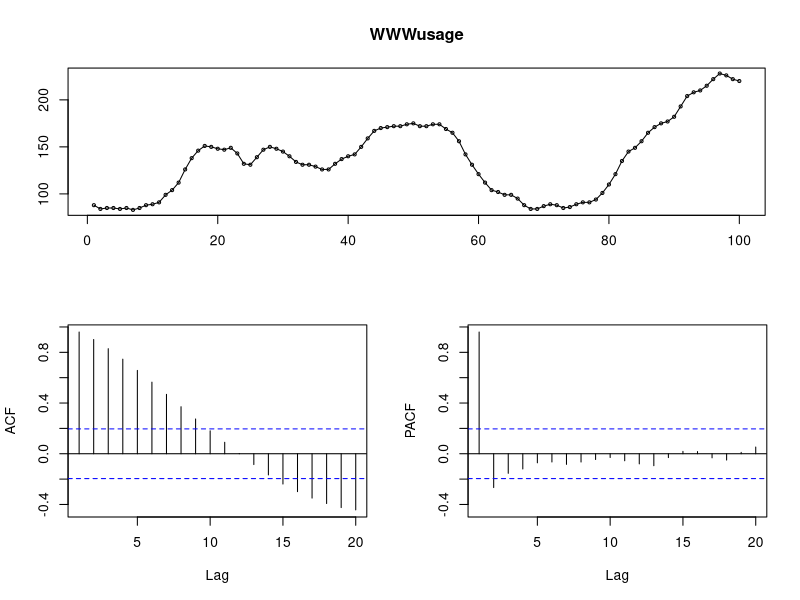
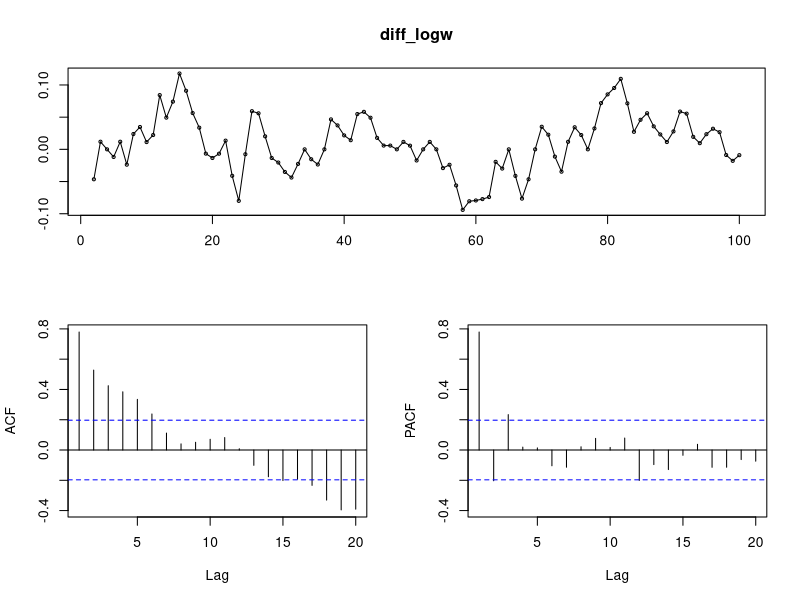
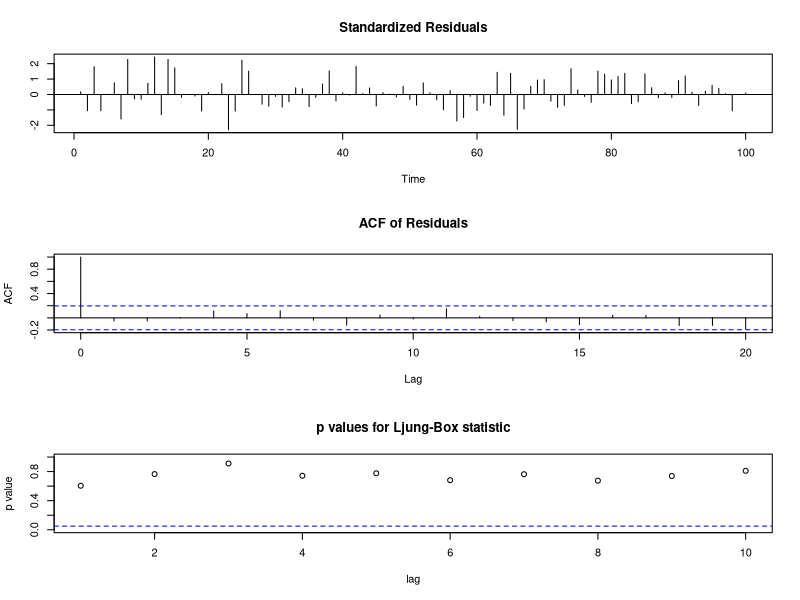
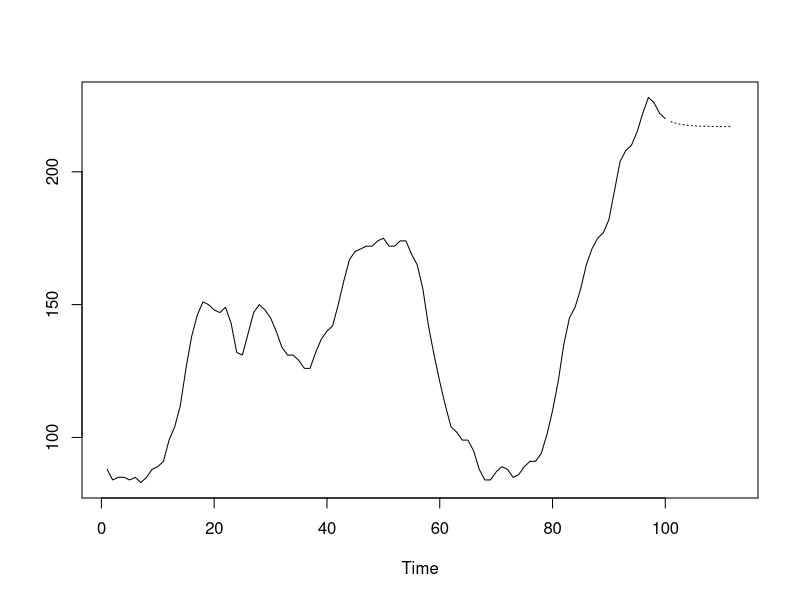

R code for these plots, in order:
## ---- chunk 1
knitr::opts_chunk$set(echo = TRUE)
## ---- chunk 2
library(forecast)

#make time series plot, ACF, PACF
tsdisplay(WWWusage)

#분산 안정화
logw <- log(WWWusage)

#check if difference is needed
ndiffs(logw)
## ---- chunk 3
#find best model
auto.arima(logw)

#difference & new time series plot
diff_logw <- diff(logw, 1)
tsdisplay(diff_logw)
## ---- chunk 4
#fit new model, using parameters from auto.arima
arima_logw <- arima(logw, c(1, 1, 1))
summary(arima_logw)

#test residual
tsdiag(arima_logw)
## ---- chunk 5
#predict 12 data ahead
pred_logw <- predict(arima_logw, n.ahead = 12)
pred_logw

#new time series plot with predicted & fitted data
ts.plot(WWWusage, 2.718^pred_logw$pred, lty = c(1,3))
